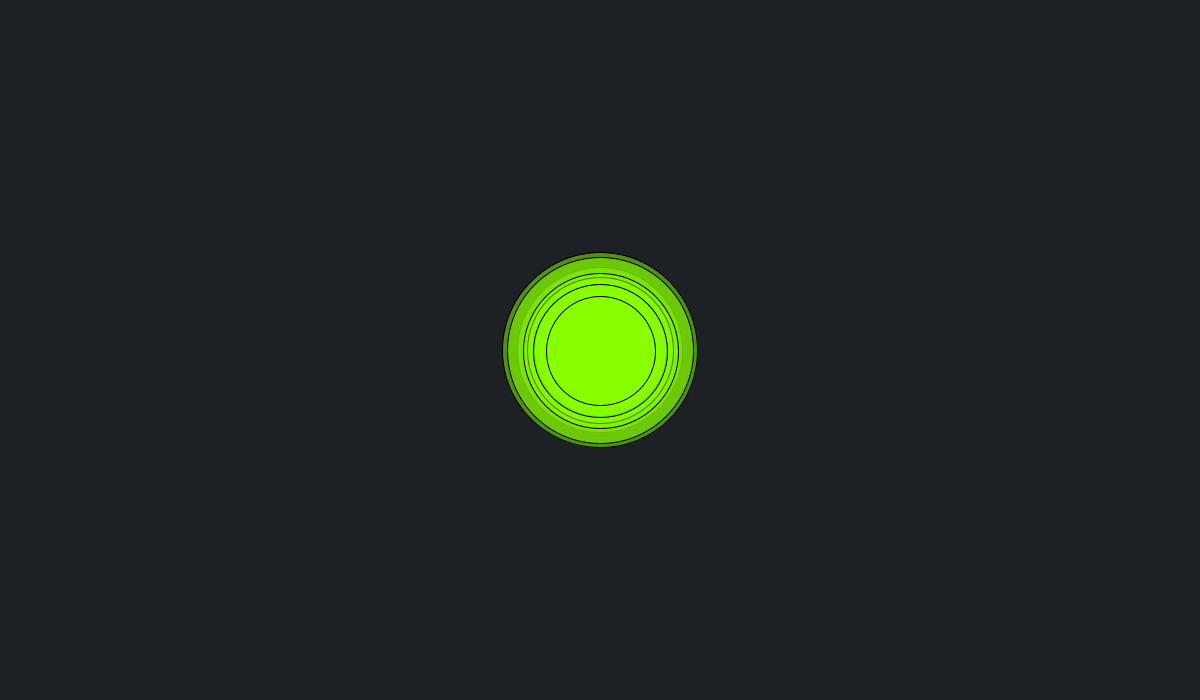
Frame 1 (no input)
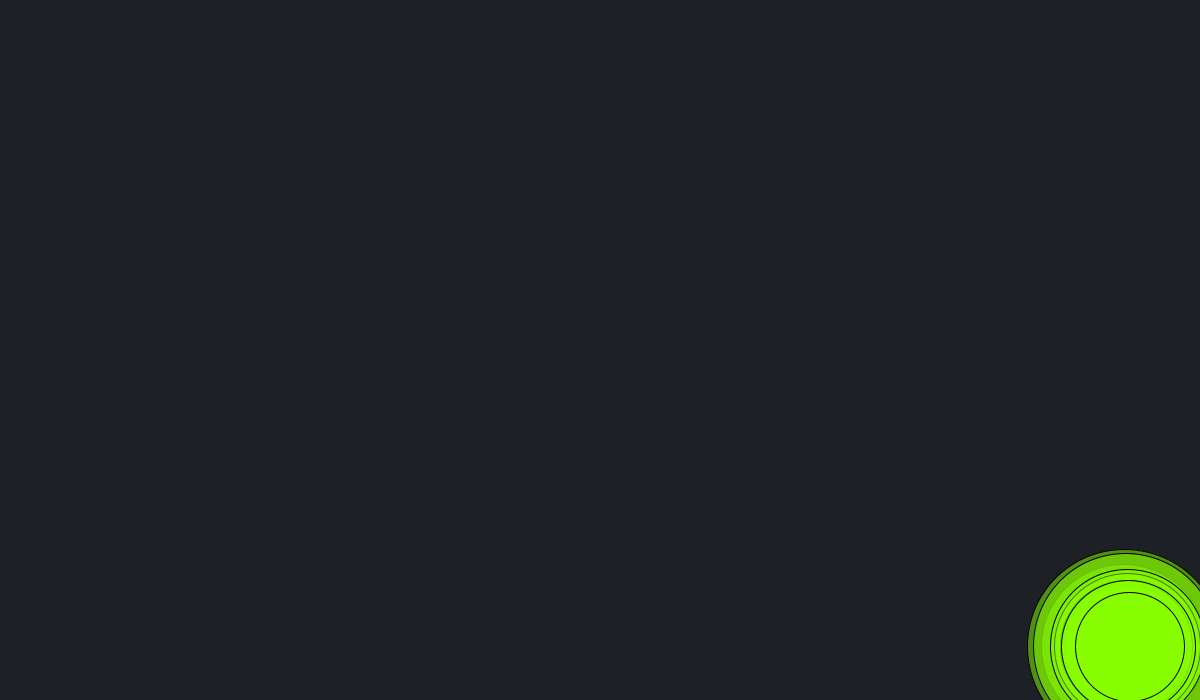
Frame 60 (the mouse pressed at the canvas centre just before this capture)
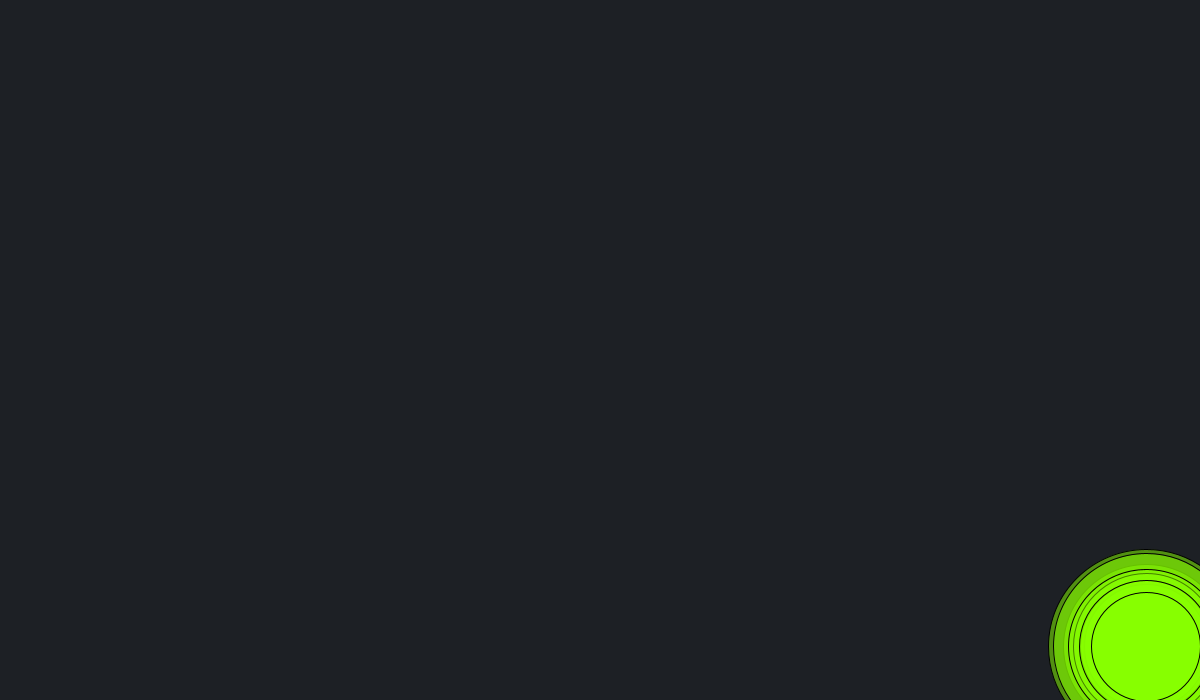
Frame 120 (the mouse held since frame 60 and released just before this capture)

The Processing sketch that drew these frames (run headless with seeded random() and noise(); from frame 60 on, the mouse is pressed at the canvas centre):

// Processing sketch: es303
// ── es303.pde
Particle[] particleArray;
PVector vPos;
PVector gravity;
PVector wind;
float previousTime;
float[] mass;
final int particleNumber = 10;

void setup(){

  size(1200,700);
  background(0);
  
  particleArray = new Particle[particleNumber]; 
  mass = new float[particleNumber];
   
  gravity = new PVector(0,10);
  wind = new PVector(5,0);

  vPos = new PVector(width/2, height/2);
 
  
  for (int i=0; i <particleNumber; i++) {
    mass[i] = random(10, 20);
    particleArray[i] = new Particle(vPos,mass[i]);
  }
   previousTime = 0;

}

void draw(){
  
  float timeElapsed = millis()-previousTime;
  previousTime = millis();
  background(29,32,37);
  
  for (Particle particle : particleArray) {
      System.out.println("Particle Mass before: " + particle.mass);
      particle.applyForce(gravity);
      particle.applyForce(wind);
      System.out.println("Particle Mass after: " + particle.mass);
      particle.bounce();
      particle.update(timeElapsed/1000.0);
      particle.display();
  }

}
// ── Particle.pde
class Particle {
  private PVector position;
  private float diameter;
  private PVector speed;
  private PVector acceleration;
  private color c;
  private float mass;
  private PVector newAcceleration;
  
  public Particle(PVector position, float mass) {
    this.position = position;
    this.speed = new PVector(0,0);
    this.acceleration = new PVector(0,0);
    this.c = color(136,255,0);
    this.mass = mass;
    this.diameter = mass*10;
  }
  
  public void display() {
    fill(c, 128);
    ellipse(this.position.x, this.position.y, this.diameter, this.diameter);
  }
  
  public void update(float timeElapsed) {
    this.speed = this.speed.add(acceleration);
    this.position = this.position.add(PVector.mult(speed,timeElapsed));
    //this.position = position.add(speed);
  }
  
    public void applyForce(PVector force) {
      System.out.println("Particle Mass within: " + this.mass);
      newAcceleration = PVector.div(force, this.mass);
      System.out.println("Force: " + force.x + " - " + force.y);
      System.out.println("Particle Acceleration: " + newAcceleration.x + " - " + newAcceleration.y);
      acceleration.add(newAcceleration);
  }
  
    public void border() {
    if (this.position.x > width) {
      this.position.x = 0;
    };
    if (this.position.x < 0) {
      this.position.x = width;
    }; 
    if (this.position.y > height) {
      this.position.y = 0;
    };
    if (this.position.y < 0) {
      this.position.y = height;
    };
  }
  
public void bounce() {
    float r = this.diameter/2.0;
    if (this.position.x > width-r || this. position.x < r) {
      if (this.speed.x<1) {
        this.acceleration.x = 0;
        this.speed.x = 0;
      } else {
        this.speed.x = this.speed.x*(-1);
      }
    };
    if (this.position.y > height-r || this.position.y < r) {
      if (this.speed.y<1) {
        this.acceleration.y = 0;
        this.speed.y = 0;
      } else {
        this.speed.y = this.speed.y*(-1);
      }
    };
  }
}
